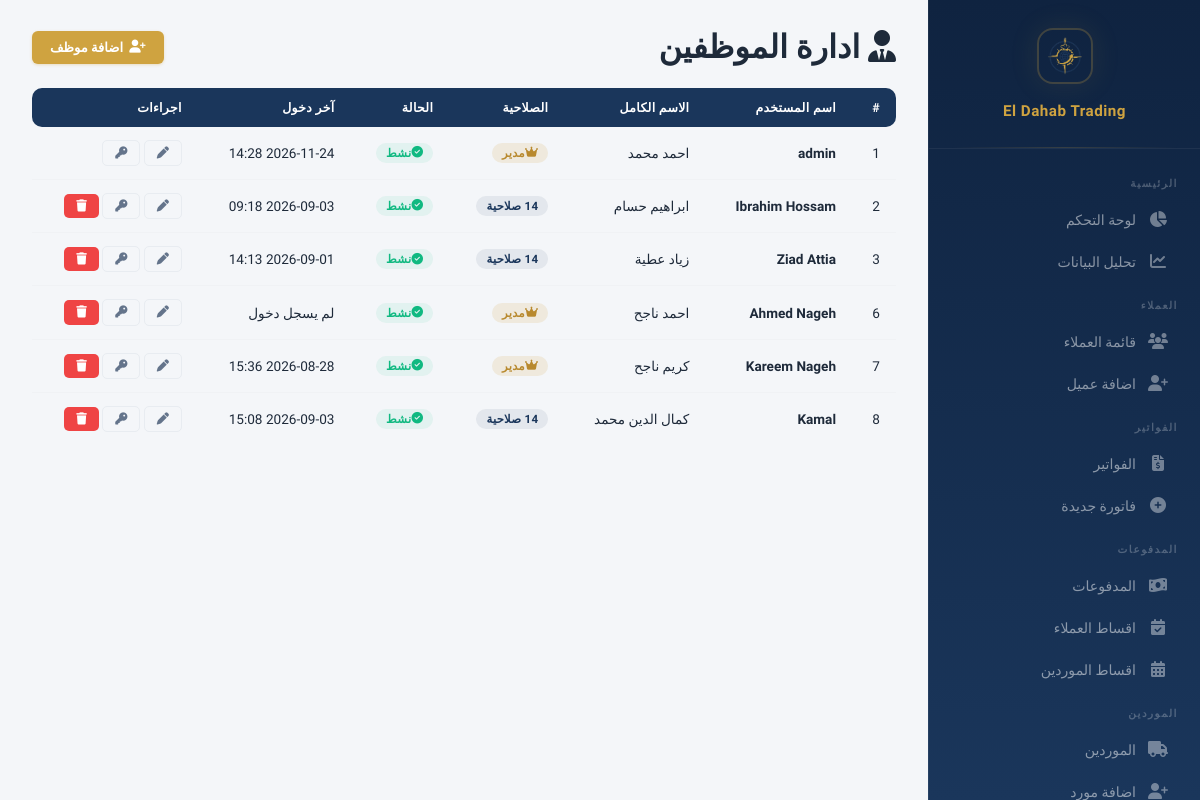
Page /employees (signed in) on the committed database.
### models.py (models this page shows, shortened)
class User(db.Model):
    __tablename__ = 'users'
    id = db.Column(db.Integer, primary_key=True)
    username = db.Column(db.String(80), unique=True, nullable=False)
    password_hash = db.Column(db.String(256), nullable=False)
    full_name = db.Column(db.String(200))
    is_admin = db.Column(db.Boolean, default=False)
    is_active = db.Column(db.Boolean, default=True)
    created_at = db.Column(db.DateTime, default=datetime.utcnow)
    last_login = db.Column(db.DateTime)
    permissions = db.relationship('UserPermission', backref='user', lazy=True, cascade='all, delete-orphan')
    def has_permission(self, page):
        if self.is_admin:
            return True
        return any(p.page == page for p in self.permissions)

### app.py (the view)
@app.route('/employees')
@login_required
def employees_list():
    if not current_user().is_admin:
        flash('ليس لديك صلاحية', 'danger')
        return redirect(url_for('dashboard'))
    users = User.query.order_by(User.id).all()
    return render_template('employees_list.html', users=users, PAGES=PAGES)

### app.py (called while the page is built)
@app.context_processor
def inject_payment_methods():
    return {'PAYMENT_METHODS': PAYMENT_METHODS, 'parse_images': parse_images}

@app.before_request
def check_session_expiry():
    if 'user_id' in session and session.get('expires_at'):
        if datetime.utcnow().timestamp() > session['expires_at']:
            session.clear()
            flash('انتهت الجلسة، يرجى تسجيل الدخول مرة اخرى', 'warning')
            return redirect(url_for('login'))

@app.context_processor
def inject_user():
    if not hasattr(g, 'current_user'):
        g.current_user = db.session.get(User, session['user_id']) if 'user_id' in session else None
    return dict(current_user=g.current_user)

def current_user():
    if 'user_id' in session:
        return User.query.get(session['user_id'])
    return None

### templates/employees_list.html (shortened to what this page needs)
{% extends "base.html" %}
{% block content %}
<div class="page-header" style="display:flex;justify-content:space-between;align-items:center;flex-wrap:wrap;gap:12px;">
    <h1><i class="fa-solid fa-user-tie"></i> ادارة الموظفين</h1>
    <a href="{{ url_for('employee_add') }}" class="btn btn-gold"><i class="fa-solid fa-user-plus"></i> اضافة موظف</a>
</div>
<div class="table-responsive">
    <table class="table">
        <thead>
            <tr>
                <th>#</th>
                <th>اسم المستخدم</th>
                <th>الاسم الكامل</th>
                <th>الصلاحية</th>
                <th>الحالة</th>
                <th>آخر دخول</th>
                <th>اجراءات</th>
            </tr>
        </thead>
        <tbody>
            {% for u in users %}
            <tr>
                <td>{{ u.id }}</td>
                <td><strong>{{ u.username }}</strong></td>
                <td>{{ u.full_name or '-' }}</td>
                <td>
                    {% if u.is_admin %}
                        <span class="badge badge-gold"><i class="fa-solid fa-crown"></i> مدير</span>
                    {% else %}
                        <span class="badge badge-navy">{{ u.permissions | length }} صلاحية</span>
                    {% endif %}
                </td>
                <td>
                    {% if u.is_active %}
                        <span class="badge badge-success"><i class="fa-solid fa-check-circle"></i> نشط</span>
                    {% else %}
                        <span class="badge badge-danger"><i class="fa-solid fa-ban"></i> معطل</span>
                    {% endif %}
                </td>
                <td>{{ u.last_login.strftime('%Y-%m-%d %H:%M') if u.last_login else 'لم يسجل دخول' }}</td>
                <td>
                    <div class="action-buttons">
                        <a href="{{ url_for('employee_edit', user_id=u.id) }}" class="btn btn-sm btn-outline" title="تعديل">
                            <i class="fa-solid fa-pen"></i>
                        </a>
                        <a href="{{ url_for('employee_permissions', user_id=u.id) }}" class="btn btn-sm btn-outline" title="الصلاحيات">
                            <i class="fa-solid fa-key"></i>
                        </a>
                        {% if u.username != 'admin' %}
                        <form method="POST" action="{{ url_for('employee_delete', user_id=u.id) }}" style="display:inline;" onsubmit="return confirm('هل انت متاكد من حذف هذا الموظف؟')">
                            <button type="submit" class="btn btn-sm btn-danger" title="حذف"><i class="fa-solid fa-trash"></i></button>
                        </form>
                        {% endif %}
                    </div>
                </td>
            </tr>
            {% endfor %}
        </tbody>
    </table>
</div>
{% endblock %}

### static/css/style.css (style rules this page uses)
:root { --gold: #cfa340; --gold-light: #e8c96a; --gold-dark: #b8892e; --gold-glow: rgba(207, 163, 64, 0.15); --navy: #1a365b; --navy-light: #264a7a; --navy-dark: #0f2340; --bg: #f4f6f9; --card: #ffffff; --card-hover: #fafbfd; --border: #e8ecf1; --border-light: #f0f2f5; --text: #1e2a3a; --text-secondary: #64748b; --text-muted: #94a3b8; --success: #10b981; --success-bg: rgba(16, 185, 129, 0.08); --danger: #ef4444; --danger-bg: rgba(239, 68, 68, 0.08); --warning: #f59e0b; --warning-bg: rgba(245, 158, 11, 0.08); --info: #3b82f6; --info-bg: rgba(59, 130, 246, 0.08); --sidebar-w: 272px; --shadow-xs: 0 1px 2px rgba(0,0,0,0.04); --shadow-sm: 0 1px 3px rgba(0,0,0,0.06), 0 1px 2px rgba(0,0,0,0.04); --shadow-md: 0 4px 6px -1px rgba(0,0,0,0.07), 0 2px 4px -2px rgba(0,0,0,0.05); --shadow-lg: 0 10px 15px -3px rgba(0,0,0,0.08), 0 4px 6px -4px rgba(0,0,0,0.04); --shadow-xl: 0 20px 25px -5px rgba(0,0,0,0.08), 0 8px 10px -6px rgba(0,0,0,0.04); --shadow-card: 0 1px 3px rgba(0,0,0,0.04), 0 1px 2px rgba(0,0,0,0.03); --shadow-card-hover: 0 10px 40px rgba(0,0,0,0.08); --radius: 14px; --radius-sm: 10px; --radius-xs: 6px; --transition: all 0.2s cubic-bezier(0.4, 0, 0.2, 1); }
* { margin: 0; padding: 0; box-sizing: border-box; }
html { scroll-behavior: smooth; }
body { font-family: 'IBM Plex Sans Arabic', -apple-system, BlinkMacSystemFont, sans-serif; background: var(--bg); color: var(--text); direction: rtl; min-height: 100vh; -webkit-font-smoothing: antialiased; -moz-osx-font-smoothing: grayscale; }
.table-responsive { overflow-x: auto; }
table { width: 100%; border-collapse: collapse; }
table thead th { background: var(--navy); color: #fff; padding: 12px 16px; font-size: 0.78rem; font-weight: 600; text-align: right; white-space: nowrap; letter-spacing: 0.3px; text-transform: uppercase; }
table thead th:first-child { border-radius: 0 var(--radius-sm) var(--radius-sm) 0; }
table thead th:last-child { border-radius: var(--radius-sm) 0 0 var(--radius-sm); }
table tbody td { padding: 13px 16px; border-bottom: 1px solid var(--border-light); font-size: 0.85rem; color: var(--text); }
table tbody tr { transition: var(--transition); }
table tbody tr:last-child td { border-bottom: none; }
.btn { display: inline-flex; align-items: center; gap: 6px; padding: 9px 18px; border: none; border-radius: var(--radius-xs); font-family: inherit; font-weight: 600; font-size: 0.82rem; cursor: pointer; transition: var(--transition); text-decoration: none; white-space: nowrap; }
.btn-gold { background: var(--gold); color: #fff; box-shadow: 0 1px 3px rgba(207,163,64,0.3); }
.btn-danger { background: var(--danger); color: #fff; }
.btn-outline { background: transparent; border: 1.5px solid var(--border); color: var(--text-secondary); }
.btn-sm { padding: 6px 12px; font-size: 0.76rem; border-radius: 5px; }
.badge { display: inline-flex; align-items: center; padding: 3px 10px; border-radius: 20px; font-size: 0.72rem; font-weight: 600; letter-spacing: 0.3px; }
.badge-gold { background: var(--gold-glow); color: var(--gold-dark); }
.badge-success { background: var(--success-bg); color: var(--success); }
.badge-navy { background: rgba(26,54,91,0.08); color: var(--navy); }
.page-header { display: flex; justify-content: space-between; align-items: center; margin-bottom: 22px; gap: 12px; }
.page-header h1 { margin: 0; }

### rows in the picture
User: id "1", username "admin", full_name "احمد محمد", is_admin True (drawn), is_active True (drawn), last_login "2026-11-24 14:28"
User: id "2", username "Ibrahim Hossam", full_name "ابراهيم حسام", is_active True (drawn), last_login "2026-09-03 09:18"
User: id "3", username "Ziad Attia", full_name "زياد عطية", is_active True (drawn), last_login "2026-09-01 14:13"
User: id "6", username "Ahmed Nageh", full_name "احمد ناجح", is_admin True (drawn), is_active True (drawn), last_login "لم يسجل دخول"
User: id "7", username "Kareem Nageh", full_name "كريم ناجح", is_admin True (drawn), is_active True (drawn), last_login "2026-08-28 15:36"
User: id "8", username "Kamal", full_name "كمال الدين محمد", is_active True (drawn), last_login "2026-09-03 15:08"
